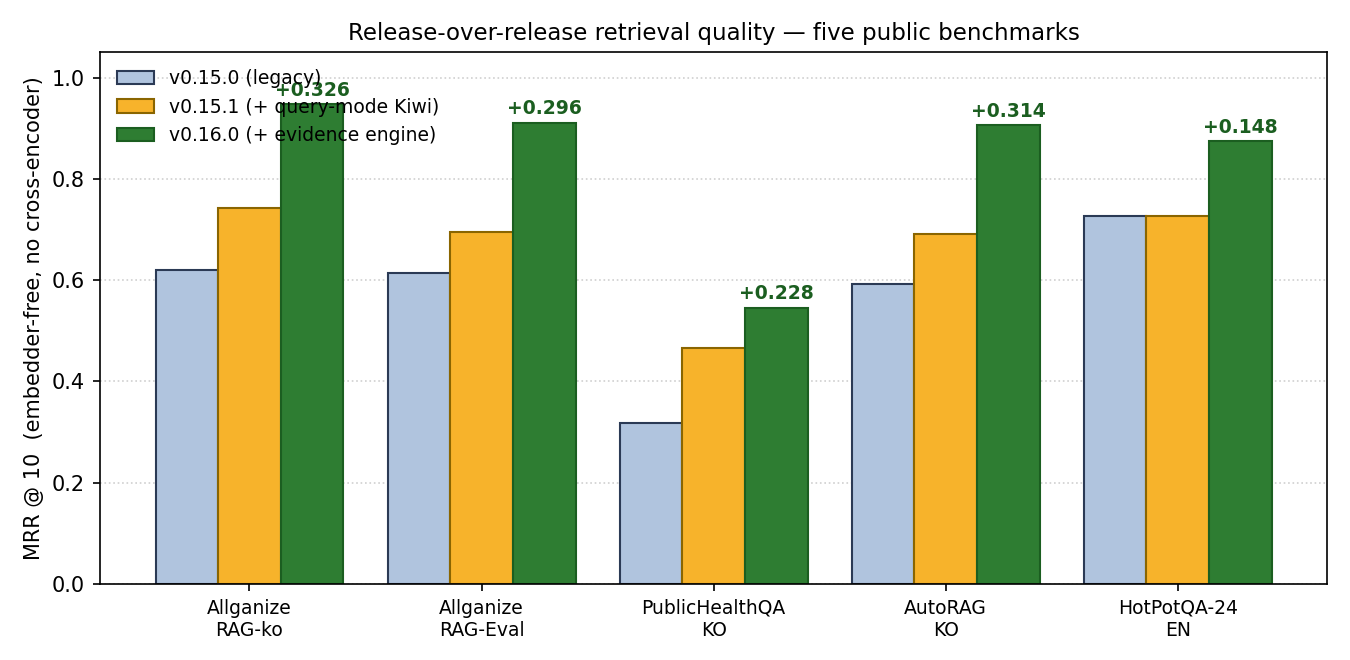

Write the Python code that produced this figure.
"""Figure: release-over-release MRR gain (v0.15.0 → v0.15.1 → v0.16.0)
across five public retrieval benchmarks.

Writes ``ablation_bar.pdf`` and ``.png`` next to this file.
"""

from __future__ import annotations

from pathlib import Path

import matplotlib.pyplot as plt

HERE = Path(__file__).parent

# (name, v0.15.0, v0.15.1, v0.16.0, lang)
DATASETS = [
    ("Allganize\nRAG-ko", 0.621, 0.743, 0.947, "ko"),
    ("Allganize\nRAG-Eval", 0.615, 0.695, 0.911, "ko"),
    ("PublicHealthQA\nKO", 0.318, 0.466, 0.546, "ko"),
    ("AutoRAG\nKO", 0.592, 0.692, 0.906, "ko"),
    ("HotPotQA-24\nEN", 0.727, 0.727, 0.875, "en"),
]


def main() -> None:
    names = [d[0] for d in DATASETS]
    v150 = [d[1] for d in DATASETS]
    v151 = [d[2] for d in DATASETS]
    v160 = [d[3] for d in DATASETS]

    x = list(range(len(DATASETS)))
    width = 0.27

    fig, ax = plt.subplots(figsize=(9, 4.4))
    ax.bar(
        [i - width for i in x],
        v150,
        width,
        color="#b0c4de",
        edgecolor="#2b3a55",
        label="v0.15.0 (legacy)",
    )
    ax.bar(
        x,
        v151,
        width,
        color="#f7b32b",
        edgecolor="#8a6500",
        label="v0.15.1 (+ query-mode Kiwi)",
    )
    ax.bar(
        [i + width for i in x],
        v160,
        width,
        color="#2e7d32",
        edgecolor="#1b5e20",
        label="v0.16.0 (+ evidence engine)",
    )

    for i, v in enumerate(v160):
        delta = v - v150[i]
        if abs(delta) < 1e-3:
            continue
        ax.annotate(
            f"+{delta:.3f}",
            xy=(i + width, v),
            xytext=(0, 4),
            textcoords="offset points",
            ha="center",
            fontsize=9,
            color="#1b5e20",
            weight="bold",
        )

    ax.set_xticks(x)
    ax.set_xticklabels(names, fontsize=9)
    ax.set_ylabel("MRR @ 10  (embedder-free, no cross-encoder)")
    ax.set_ylim(0, 1.05)
    ax.yaxis.grid(True, linestyle=":", alpha=0.6)
    ax.set_axisbelow(True)
    ax.legend(frameon=False, loc="upper left", fontsize=9)
    ax.set_title(
        "Release-over-release retrieval quality — five public benchmarks",
        fontsize=11,
    )
    fig.tight_layout()
    fig.savefig(HERE / "ablation_bar.pdf")
    fig.savefig(HERE / "ablation_bar.png", dpi=150)
    print(f"Wrote {HERE / 'ablation_bar.pdf'}")
    print(f"Wrote {HERE / 'ablation_bar.png'}")


if __name__ == "__main__":
    main()
